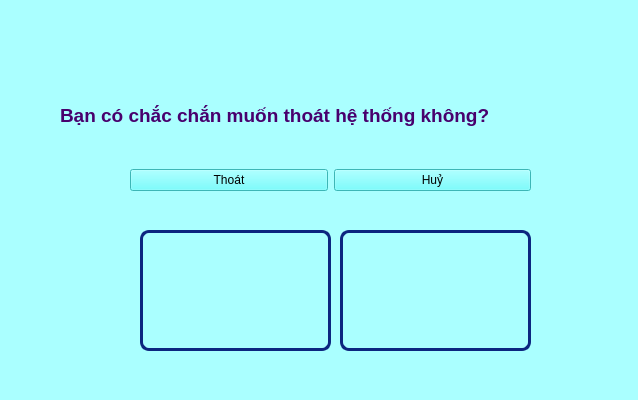
<?xml version="1.0" encoding="UTF-8"?>
<ui version="4.0">
 <class>Form</class>
 <widget class="QWidget" name="Form">
  <property name="geometry">
   <rect>
    <x>0</x>
    <y>0</y>
    <width>638</width>
    <height>400</height>
   </rect>
  </property>
  <property name="windowTitle">
   <string>Form</string>
  </property>
  <property name="styleSheet">
   <string notr="true">background-color:rgb(170, 255, 255)

</string>
  </property>
  <widget class="QLabel" name="label">
   <property name="geometry">
    <rect>
     <x>60</x>
     <y>80</y>
     <width>571</width>
     <height>71</height>
    </rect>
   </property>
   <property name="text">
    <string>&lt;html&gt;&lt;head/&gt;&lt;body&gt;&lt;p&gt;&lt;span style=&quot; font-size:14pt; font-weight:600; color:#48006d;&quot;&gt;Bạn có chắc chắn muốn thoát hệ thống không?&lt;/span&gt;&lt;/p&gt;&lt;/body&gt;&lt;/html&gt;</string>
   </property>
  </widget>
  <widget class="QWidget" name="horizontalLayoutWidget">
   <property name="geometry">
    <rect>
     <x>130</x>
     <y>140</y>
     <width>401</width>
     <height>80</height>
    </rect>
   </property>
   <layout class="QHBoxLayout" name="horizontalLayout">
    <item>
     <widget class="QPushButton" name="btn_predict">
      <property name="enabled">
       <bool>true</bool>
      </property>
      <property name="styleSheet">
       <string notr="true">font: 87 italic 10pt &quot;Segoe UI Black&quot;;

background: rgb(85, 255, 255)</string>
      </property>
      <property name="text">
       <string>Thoát</string>
      </property>
     </widget>
    </item>
    <item>
     <widget class="QPushButton" name="btn_next">
      <property name="enabled">
       <bool>true</bool>
      </property>
      <property name="styleSheet">
       <string notr="true">font: 87 italic 10pt &quot;Segoe UI Black&quot;;

background: rgb(85, 255, 255)</string>
      </property>
      <property name="text">
       <string>Huỷ</string>
      </property>
     </widget>
    </item>
   </layout>
  </widget>
  <widget class="QLabel" name="label_2">
   <property name="geometry">
    <rect>
     <x>140</x>
     <y>230</y>
     <width>191</width>
     <height>121</height>
    </rect>
   </property>
   <property name="styleSheet">
    <string notr="true">border: 3px solid rgb(12, 38, 127); /* Viền màu đỏ dày 3px */
border-radius: 9px;    /* Bo tròn góc */
</string>
   </property>
   <property name="text">
    <string/>
   </property>
   <property name="pixmap">
    <pixmap>../../Pictures/6.jpg</pixmap>
   </property>
   <property name="scaledContents">
    <bool>true</bool>
   </property>
  </widget>
  <widget class="QLabel" name="label_3">
   <property name="geometry">
    <rect>
     <x>340</x>
     <y>230</y>
     <width>191</width>
     <height>121</height>
    </rect>
   </property>
   <property name="styleSheet">
    <string notr="true">border: 3px solid rgb(12, 38, 127); /* Viền màu đỏ dày 3px */
border-radius: 9px;    /* Bo tròn góc */
</string>
   </property>
   <property name="text">
    <string/>
   </property>
   <property name="pixmap">
    <pixmap>../../Pictures/7.jpg</pixmap>
   </property>
   <property name="scaledContents">
    <bool>true</bool>
   </property>
  </widget>
 </widget>
 <resources/>
 <connections/>
</ui>
